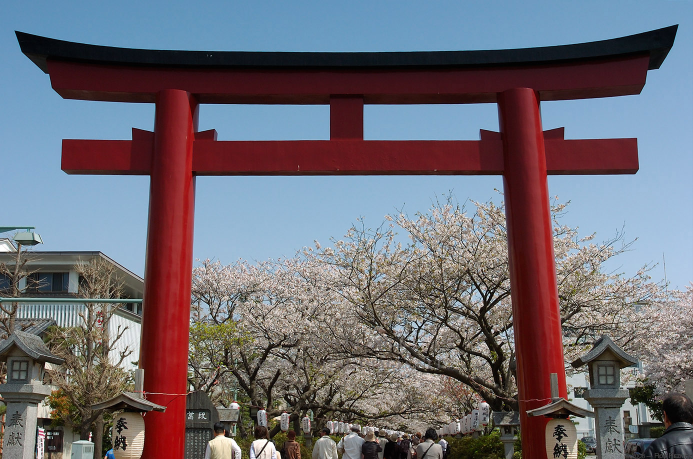
#> input picture Projects/Meg_Sonification/gate.jpg, 1386 x 918 px (shown at 1/2 size)
$ python scatter2.py gate.jpg
#> lines starting #> are read from the running program, lines starting #| are printed output that depends on the picture
#!/usr/bin/python

import numpy
from struct import pack
from math import sin, pi
import Image
import sys

data_file = numpy.asarray(Image.open(sys.argv[1]).convert('L'))
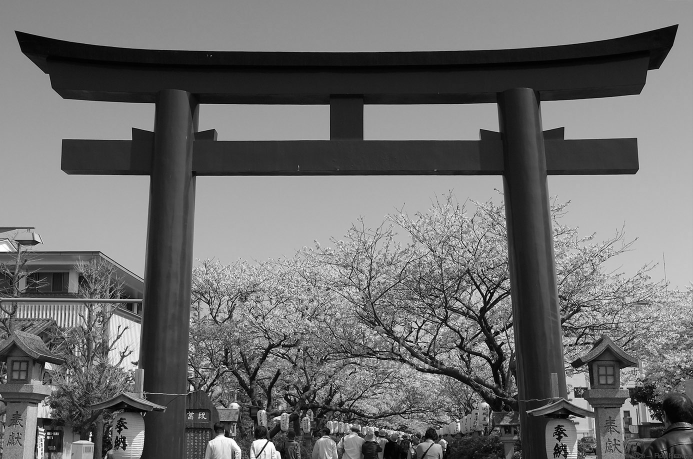
#> data_file: shape (918, 1386) (shown at 1/2 size); min 0, max 255, mean 108.9

a = numpy.amin(data_file)
#> a = 0
b = numpy.amax(data_file)
#> b = 255
data_file = (data_file-a) * 1.0/b
data_file = numpy.matrix.transpose(data_file)
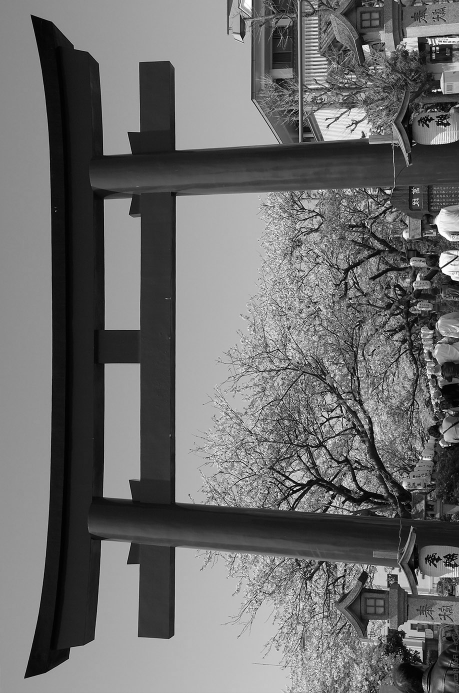
#> data_file: shape (1386, 918) float64 (shown at 1/2 size); min 0, max 1, mean 0.427

scaling_min = 1050.0
scaling_max = 2000.0
scaling_span = scaling_max-scaling_min


print( "Loading data..." )


freq_min = 1002.0
freq_max = 3002.0

duration_s = 8
duration_ms = duration_s*1000
duration_segments = duration_ms*8


#data = numpy.loadtxt( data_dir+data_file )

data = data_file
#data = data[:,100:200]

num_lines = len(data) #number of rows
#> num_lines = 1386
print(num_lines)
#| 1386
num_freq_bins = len(data[0]) #number of columns
#> num_freq_bins = 918
print(num_freq_bins)
#| 918
stream_scaling_factor = duration_segments*1.0/num_lines #1 segment is 1/8 ms
#> stream_scaling_factor = 46.18

time_stream = []
freq_factors = [ 2.0*pi*freq/8000.0 for freq in numpy.linspace(freq_min, freq_max,num_freq_bins) ]
#> freq_factors = 918 values from 0.787 to 2.36
freq_factors = numpy.array(freq_factors)

min_intensity = -0.00001
max_intensity = +0.00001
for seg in range(duration_segments):
    data_index = int( seg/stream_scaling_factor ) #what row are we currently looking at
    percentage = seg*100.0/(duration_segments)
    #if seg%100==0:
        #print( "Segment %d of %d (%.1f %%)..." % (seg, duration_segments, percentage) )

    #sin_seg = sin(seg*freq_factors[-150])
    data_line = data[data_index]
    #data_line = data[data_index,::-1]
    #data_line = numpy.sqrt( data[data_index] )

    intensities = numpy.sin(seg*freq_factors*( data_line ) ) #I understand this line except for the multiplication by seg --Joel
    intensity = numpy.sum( intensities )

    min_intensity = min(min_intensity,intensity)
    max_intensity = max(max_intensity,intensity)

    time_stream.append( intensity )
#> this loop made 64000 passes
#> (data_index, intensity, min_intensity, max_intensity) on passes 1 to 3: (0, 0, -1e-05, 1e-05), (0, 576.9, -1e-05, 576.9), (0, 777.1, -1e-05, 777.1)
#> after the loop, time_stream = 64000 items


# Rescaling
wave_scaling = 1.0/max( abs(max_intensity), abs(min_intensity) )
#> wave_scaling = 0.00129
for i, seg in enumerate( range(duration_segments) ):

    time_stream[i] = wave_scaling*time_stream[i]

def au_file_stream(stream, filename='test.au', vol_adjust=1.0):
    """
    creates an AU format audio file of a sine wave
    """
#> called with filename = 'test.au', vol_adjust = 1

    size = len(stream)
#> size = 64000

    fout = open(filename, 'wb')
    # header needs size, encoding=2, sampling_rate=8000, channel=1
#> (the run stopped early here; a loop or call above may not have finished)

$ run again, on Projects/Meg_Sonification/jelly.jpg
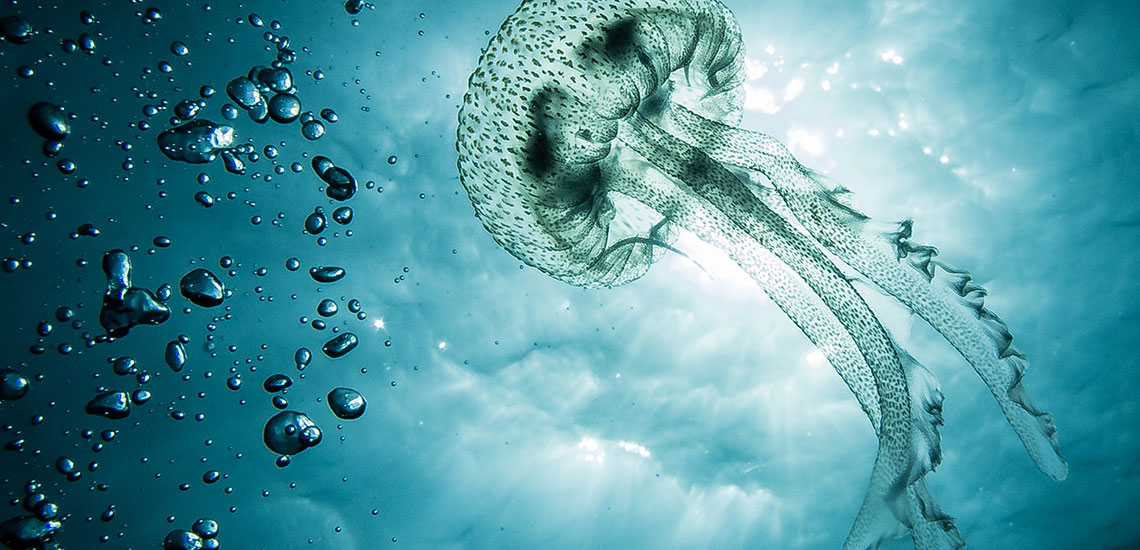
#> input picture Projects/Meg_Sonification/jelly.jpg, 1140 x 550 px
#> `data_file = numpy.asarray(Image.open(sys.argv[1]).convert('L'))`:
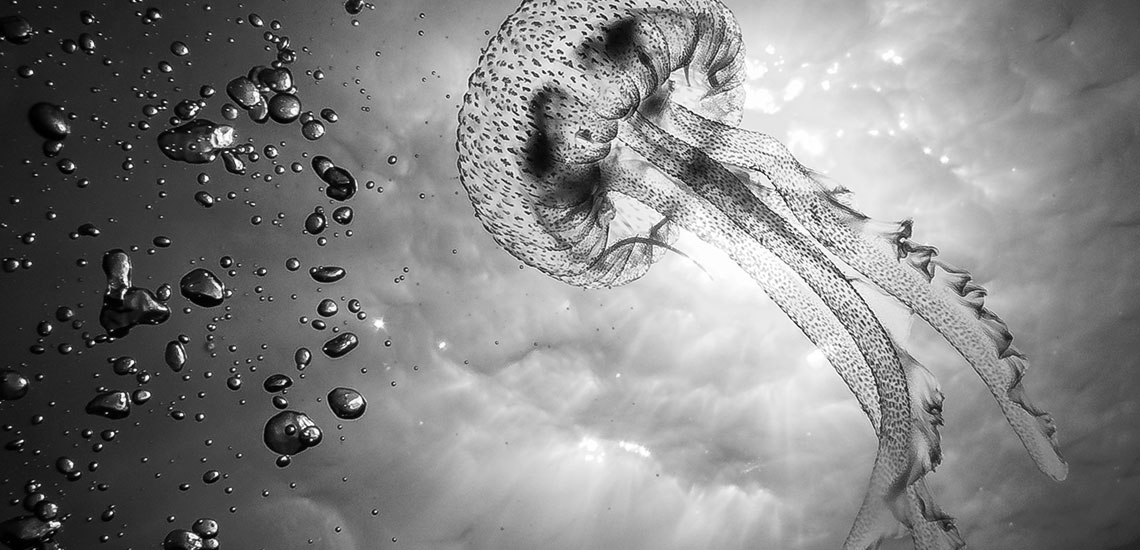
#> data_file: shape (550, 1140); min 0, max 255, mean 130.5
#> a = 0
#> b = 255
#> `data_file = numpy.matrix.transpose(data_file)`:
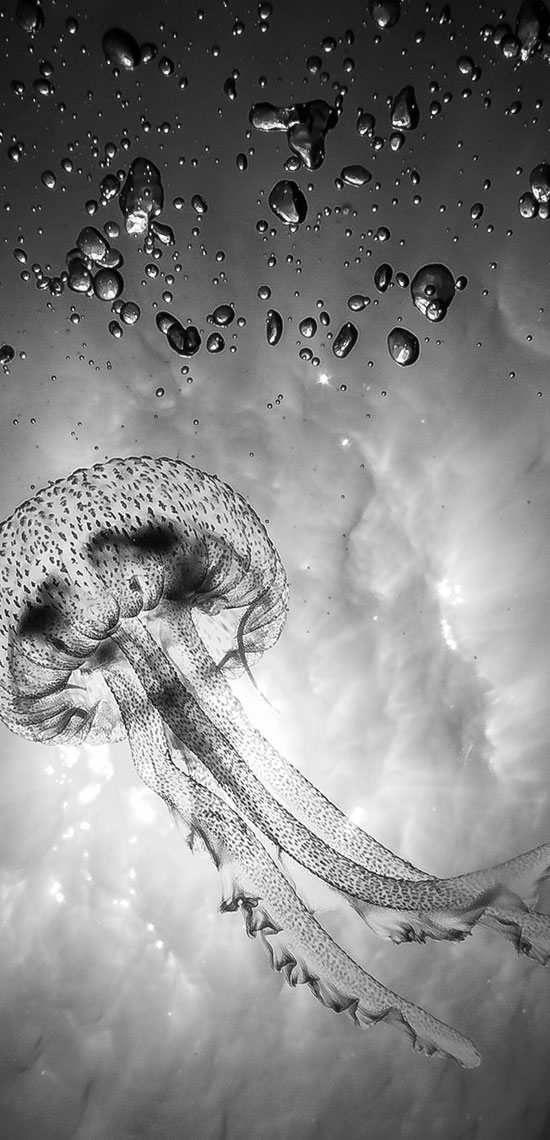
#> data_file: shape (1140, 550) float64; min 0, max 1, mean 0.512
#> num_lines = 1140
#| 1140
#> num_freq_bins = 550
#| 550
#> stream_scaling_factor = 56.14
#> the loop `for seg in range(duration_segments):` made 64000 passes
#> (data_index, intensity, min_intensity, max_intensity) on passes 1 to 3: (0, 0, -1e-05, 1e-05), (0, 83.72, -1e-05, 83.72), (0, 162.9, -1e-05, 162.9)
#> after the loop `for seg in range(duration_segments):`: time_stream = 64000 items
#> wave_scaling = 0.00213
#> size = 64000
